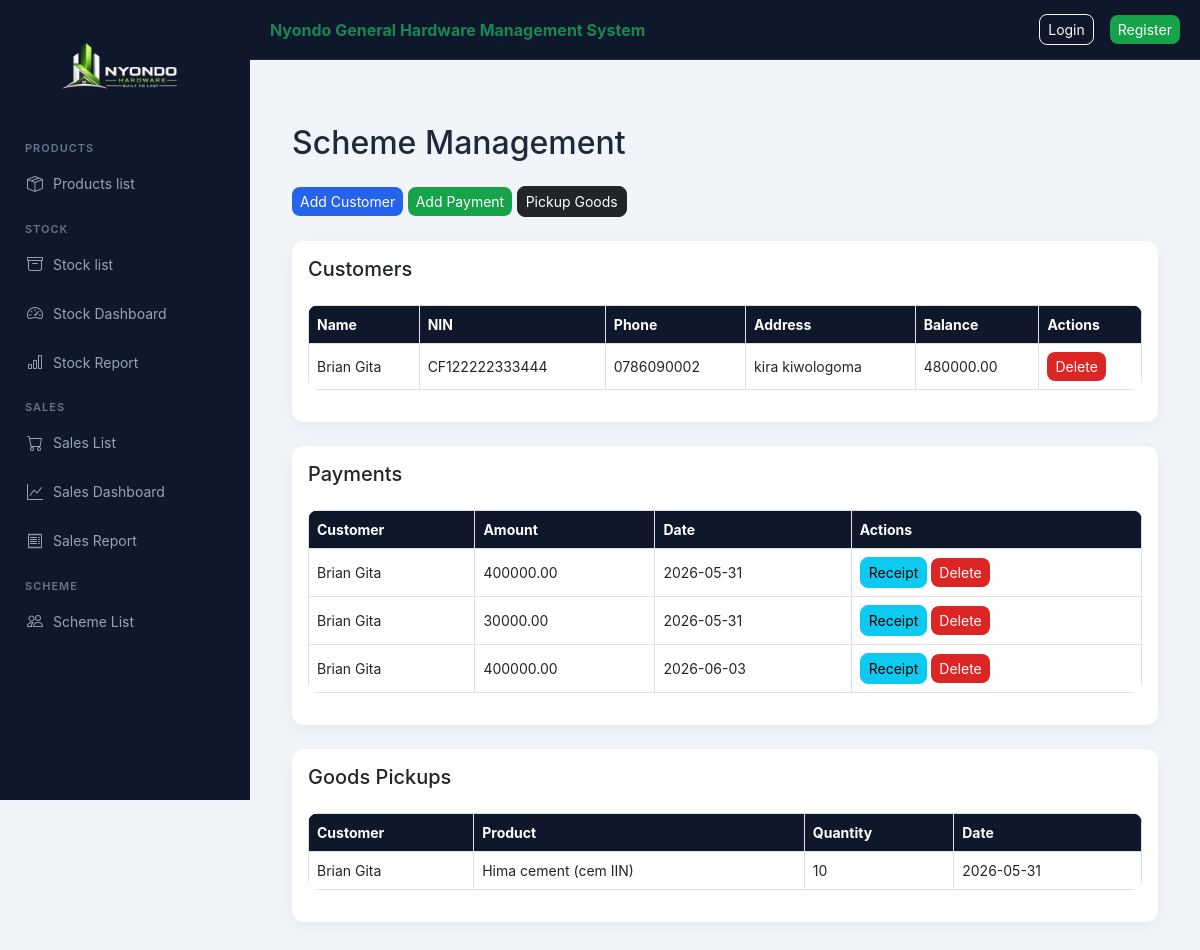
Before: /nyondo/scheme/ with the older database file.
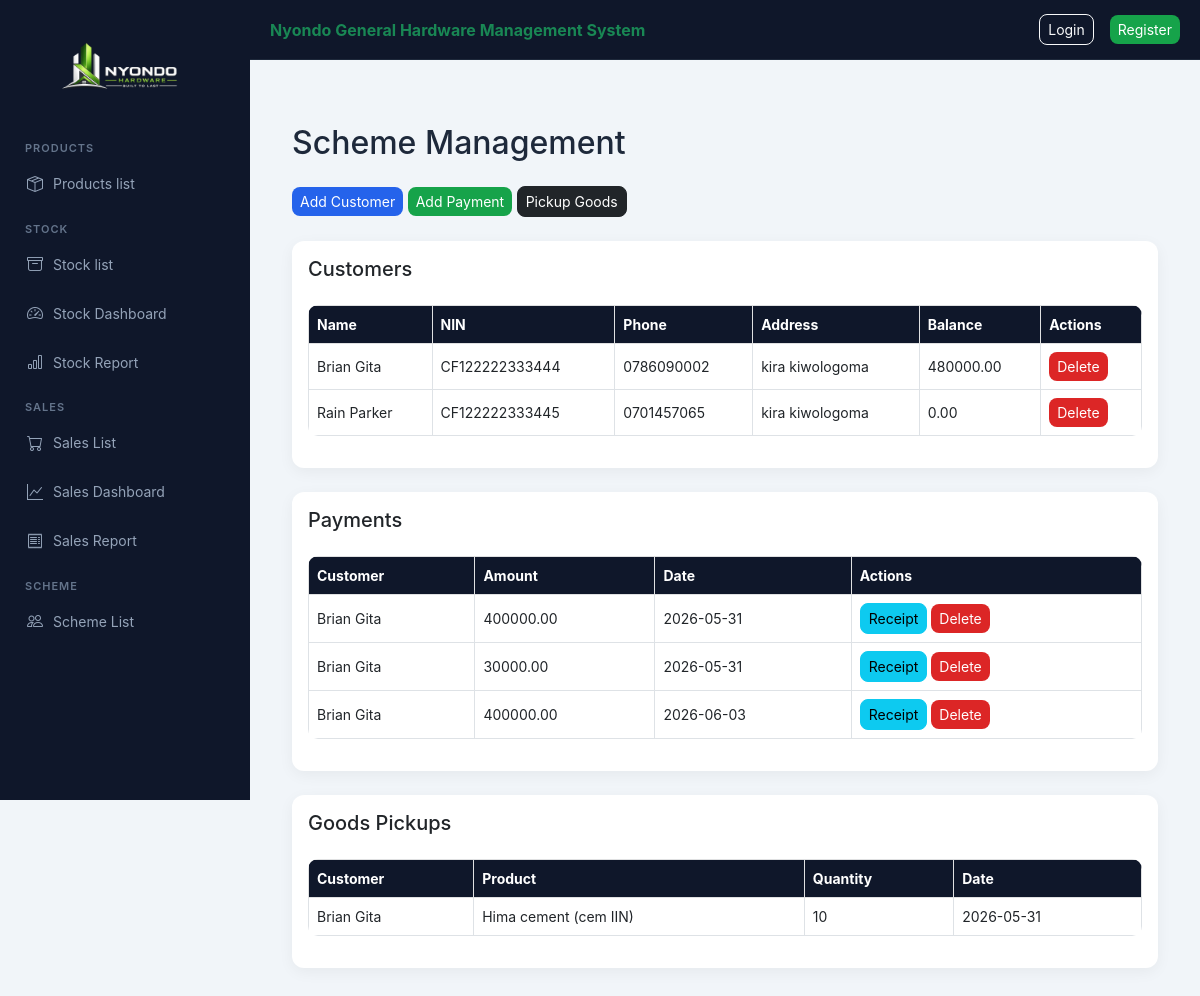
After: the same page with the newer database file.
### nyondo_app/models.py (models this page shows, shortened)
class SchemeCustomer(models.Model):
    full_name = models.CharField(max_length=150)
    nin_number = models.CharField(max_length=30, unique=True)
    phone_number = models.CharField(max_length=20)
    address = models.TextField()
    occupation = models.CharField(max_length=100, default="Salary Earner")
    employer_name = models.CharField(max_length=150, blank=True)
    date_registered = models.DateTimeField(auto_now_add=True)
    def total_deposits(self):
        return self.schemepayment_set.aggregate(
            total=Sum("amount_paid")
        )["total"] or Decimal("0.00")
    def total_goods_taken(self):
        total = Decimal("0.00")
        for pickup in self.schemegoodspickup_set.select_related("linked_sale"):
            if pickup.linked_sale:
                total += pickup.linked_sale.total_price
        return total
    def available_balance(self):
        return self.total_deposits() - self.total_goods_taken()

class SchemeGoodsPickup(models.Model):
    customer = models.ForeignKey(SchemeCustomer, on_delete=models.CASCADE)
    product = models.ForeignKey(Product, on_delete=models.CASCADE)
    quantity_taken = models.PositiveIntegerField()
    linked_sale = models.ForeignKey(
        Sales,
        on_delete=models.SET_NULL,
        null=True,
        blank=True
    )
    pickup_date = models.DateTimeField(auto_now_add=True)

class Sales(models.Model):
    CUSTOMER_TYPES = [
        ("retail", "Retail"),
        ("wholesale", "Wholesale"),
        ("individual_buyers", "Individual Buyers"),
    ]
    customer_name = models.CharField(max_length=150)
    customer_type = models.CharField(max_length=20, choices=CUSTOMER_TYPES)
    product = models.ForeignKey(Product, on_delete=models.CASCADE)
    quantity = models.PositiveIntegerField()
    total_price = models.DecimalField(max_digits=12, decimal_places=2, default=0)
    transport_required = models.BooleanField(default=False)
    distance_km = models.DecimalField(max_digits=6, decimal_places=2, default=0)
    transport_fee = models.DecimalField(max_digits=12, decimal_places=2, default=0)
    sale_date = models.DateTimeField(auto_now_add=True)

class SchemePayment(models.Model):
    customer = models.ForeignKey(SchemeCustomer, on_delete=models.CASCADE)
    amount_paid = models.DecimalField(max_digits=12, decimal_places=2)
    payment_date = models.DateTimeField(auto_now_add=True)
    notes = models.TextField(blank=True)

class Product(models.Model):
    CATEGORY_CHOICES = [
        ("cement", "Cement"),
        ("iron_bar", "Iron Bar"),
        ("iron_sheets", "Iron Sheets"),
        ("barbed_wires", "Barbed wires"),
        ("others", "Others"),
        ("nails", "Nails"),
        ("paint", "Paint"),
    ]
    category_name = models.CharField(max_length=20, choices=CATEGORY_CHOICES)
    product_name = models.CharField(max_length=100)
    unit_cost = models.DecimalField(max_digits=12, decimal_places=2, default=0)
    unit_price = models.DecimalField(max_digits=12, decimal_places=2, default=0)
    description = models.TextField(blank=True)

### nyondo_app/views.py (the view)
# urls.py: path("scheme/", views.scheme_list, name="scheme_list"),
def scheme_list(request):
    return render(request, "scheme_list.html", {
        "customers": SchemeCustomer.objects.all(),
        "payments": SchemePayment.objects.select_related("customer"),
        "pickups": SchemeGoodsPickup.objects.select_related("customer", "product"),
        "products": Product.objects.all()
    })

### nyondo_app/templates/scheme_list.html
{% extends "base.html" %}
{% block content %}
<h2 class="mb-4">Scheme Management</h2>
<div class="mb-4">
    <a href="{% url 'add_scheme_customer' %}" class="btn btn-primary btn-sm">
        Add Customer
    </a>
    <a href="{% url 'add_scheme_payment' %}" class="btn btn-success btn-sm">
        Add Payment
    </a>
    <a href="{% url 'add_scheme_pickup' %}" class="btn btn-dark btn-sm">
        Pickup Goods
    </a>
</div>
<div class="card p-3 mb-4">
    <h5>Customers</h5>
    <table class="table table-hover table-bordered mt-3">
        <thead class="table-light">
            <tr>
                <th>Name</th>
                <th>NIN</th>
                <th>Phone</th>
                <th>Address</th>
                <th>Balance</th>
                <th>Actions</th>
            </tr>
        </thead>
        <tbody>
            {% for c in customers %}
            <tr>
                <td>{{ c.full_name }}</td>
                <td>{{ c.nin_number }}</td>
                <td>{{ c.phone_number }}</td>
                <td>{{ c.address }}</td>
                <td>{{ c.available_balance|floatformat:2 }}</td>
                <td>
                    <a href="{% url 'delete_scheme_customer' c.id %}" class="btn btn-danger btn-sm">
                        Delete
                    </a>
                </td>
            </tr>
            {% empty %}
            <tr>
                <td colspan="6" class="text-center text-muted">
                    No customers found
                </td>
            </tr>
            {% endfor %}
        </tbody>
    </table>
</div>
<div class="card p-3 mb-4">
    <h5>Payments</h5>
    <table class="table table-hover table-bordered mt-3">
        <thead class="table-light">
            <tr>
                <th>Customer</th>
                <th>Amount</th>
                <th>Date</th>
                <th>Actions</th>
            </tr>
        </thead>
        <tbody>
            {% for p in payments %}
            <tr>
                <td>{{ p.customer.full_name }}</td>
                <td>{{ p.amount_paid|floatformat:2 }}</td>
                <td>{{ p.payment_date|date:"Y-m-d" }}</td>
                <td>
                    <a href="{% url 'scheme_payment_receipt' p.id %}" class="btn btn-info btn-sm">
                        Receipt
                    </a>
                    <a href="{% url 'delete_scheme_payment' p.id %}" class="btn btn-danger btn-sm">
                        Delete
                    </a>
                </td>
            </tr>
            {% empty %}
            <tr>
                <td colspan="4" class="text-center text-muted">
                    No payments recorded
                </td>
            </tr>
            {% endfor %}
        </tbody>
    </table>
</div>
<div class="card p-3 mb-4">
    <h5>Goods Pickups</h5>
    <table class="table table-hover table-bordered mt-3">
        <thead class="table-light">
            <tr>
                <th>Customer</th>
                <th>Product</th>
                <th>Quantity</th>
                <th>Date</th>
            </tr>
        </thead>
        <tbody>
            {% for g in pickups %}
            <tr>
                <td>{{ g.customer.full_name }}</td>
                <td>{{ g.product.product_name }}</td>
                <td>{{ g.quantity_taken }}</td>
                <td>{{ g.pickup_date|date:"Y-m-d" }}</td>
            </tr>
            {% empty %}
            <tr>
                <td colspan="4" class="text-center text-muted">
                    No pickups recorded
                </td>
            </tr>
            {% endfor %}
        </tbody>
    </table>
</div>
{% endblock %}

Changed rows visible on the page:
added SchemeCustomer: full_name "Rain Parker", nin_number "CF122222333445", phone_number "0701457065", address "kira kiwologoma", available_balance "0.00"
